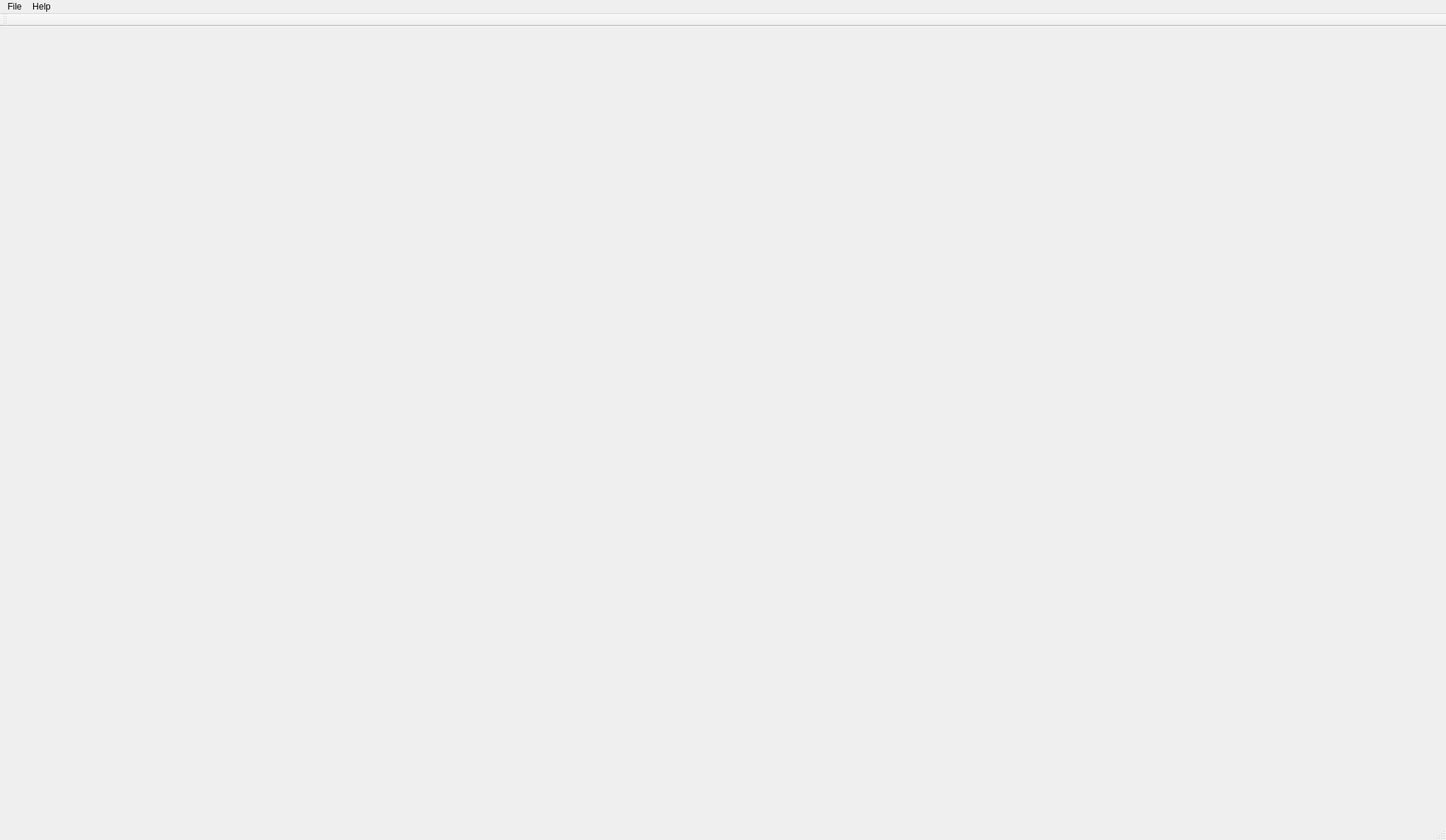
<?xml version="1.0" encoding="UTF-8"?>
<ui version="4.0">
 <class>QMainClass</class>
 <widget class="QMainWindow" name="QMainClass">
  <property name="geometry">
   <rect>
    <x>0</x>
    <y>0</y>
    <width>1965</width>
    <height>1142</height>
   </rect>
  </property>
  <property name="windowTitle">
   <string>QMain</string>
  </property>
  <widget class="QWidget" name="centralWidget"/>
  <widget class="QMenuBar" name="menuBar">
   <property name="geometry">
    <rect>
     <x>0</x>
     <y>0</y>
     <width>1965</width>
     <height>22</height>
    </rect>
   </property>
   <widget class="QMenu" name="menuFile">
    <property name="title">
     <string>File</string>
    </property>
    <addaction name="actionNew_File"/>
    <addaction name="actionOpen_File"/>
    <addaction name="separator"/>
    <addaction name="actionSave"/>
   </widget>
   <widget class="QMenu" name="menuHelp">
    <property name="title">
     <string>Help</string>
    </property>
    <addaction name="actionHelp"/>
   </widget>
   <addaction name="menuFile"/>
   <addaction name="menuHelp"/>
  </widget>
  <widget class="QToolBar" name="mainToolBar">
   <attribute name="toolBarArea">
    <enum>TopToolBarArea</enum>
   </attribute>
   <attribute name="toolBarBreak">
    <bool>false</bool>
   </attribute>
  </widget>
  <widget class="QStatusBar" name="statusBar"/>
  <action name="actionNew_File">
   <property name="text">
    <string>New File</string>
   </property>
  </action>
  <action name="actionOpen_File">
   <property name="text">
    <string>Open File</string>
   </property>
  </action>
  <action name="actionSave">
   <property name="text">
    <string>Save</string>
   </property>
  </action>
  <action name="actionHelp">
   <property name="text">
    <string>Help</string>
   </property>
  </action>
 </widget>
 <layoutdefault spacing="6" margin="11"/>
 <resources>
  <include location="QMain.qrc"/>
 </resources>
 <connections/>
</ui>
